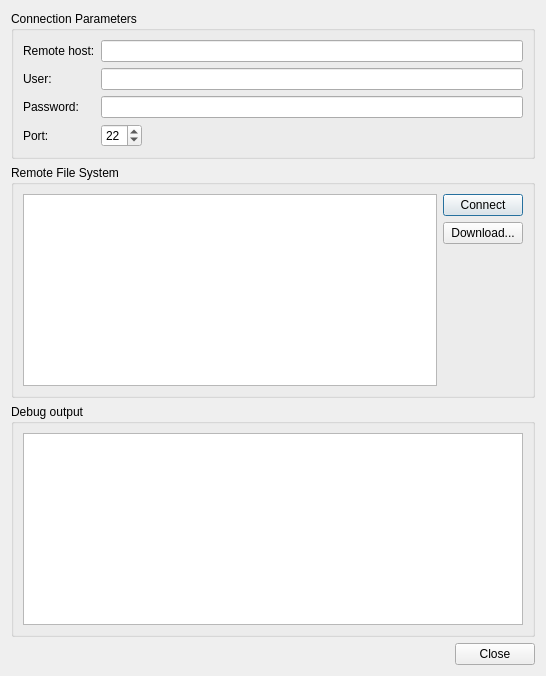
<?xml version="1.0" encoding="UTF-8"?>
<ui version="4.0">
 <class>Window</class>
 <widget class="QDialog" name="Window">
  <property name="geometry">
   <rect>
    <x>0</x>
    <y>0</y>
    <width>546</width>
    <height>676</height>
   </rect>
  </property>
  <property name="windowTitle">
   <string>Dialog</string>
  </property>
  <layout class="QVBoxLayout" name="verticalLayout_3">
   <item>
    <widget class="QGroupBox" name="groupBox">
     <property name="title">
      <string>Connection Parameters</string>
     </property>
     <layout class="QFormLayout" name="formLayout">
      <item row="0" column="0">
       <widget class="QLabel" name="label">
        <property name="text">
         <string>Remote host:</string>
        </property>
       </widget>
      </item>
      <item row="0" column="1">
       <widget class="QLineEdit" name="hostLineEdit"/>
      </item>
      <item row="1" column="0">
       <widget class="QLabel" name="label_3">
        <property name="text">
         <string>User:</string>
        </property>
       </widget>
      </item>
      <item row="1" column="1">
       <widget class="QLineEdit" name="userLineEdit"/>
      </item>
      <item row="2" column="0">
       <widget class="QLabel" name="label_4">
        <property name="text">
         <string>Password:</string>
        </property>
       </widget>
      </item>
      <item row="2" column="1">
       <widget class="QLineEdit" name="passwordLineEdit">
        <property name="echoMode">
         <enum>QLineEdit::Password</enum>
        </property>
       </widget>
      </item>
      <item row="3" column="0">
       <widget class="QLabel" name="label_2">
        <property name="text">
         <string>Port:</string>
        </property>
       </widget>
      </item>
      <item row="3" column="1">
       <layout class="QHBoxLayout" name="horizontalLayout">
        <item>
         <widget class="QSpinBox" name="portSpinBox">
          <property name="value">
           <number>22</number>
          </property>
         </widget>
        </item>
        <item>
         <spacer name="horizontalSpacer">
          <property name="orientation">
           <enum>Qt::Horizontal</enum>
          </property>
          <property name="sizeHint" stdset="0">
           <size>
            <width>40</width>
            <height>20</height>
           </size>
          </property>
         </spacer>
        </item>
       </layout>
      </item>
     </layout>
    </widget>
   </item>
   <item>
    <widget class="QGroupBox" name="groupBox_2">
     <property name="title">
      <string>Remote File System</string>
     </property>
     <layout class="QVBoxLayout" name="verticalLayout_4">
      <item>
       <layout class="QHBoxLayout" name="horizontalLayout_3">
        <item>
         <widget class="QTreeView" name="fsView">
          <property name="sizePolicy">
           <sizepolicy hsizetype="Expanding" vsizetype="Expanding">
            <horstretch>1</horstretch>
            <verstretch>1</verstretch>
           </sizepolicy>
          </property>
         </widget>
        </item>
        <item>
         <layout class="QVBoxLayout" name="verticalLayout_2">
          <item>
           <widget class="QPushButton" name="connectButton">
            <property name="text">
             <string>Connect</string>
            </property>
           </widget>
          </item>
          <item>
           <widget class="QPushButton" name="downloadButton">
            <property name="text">
             <string>Download...</string>
            </property>
           </widget>
          </item>
          <item>
           <spacer name="verticalSpacer">
            <property name="orientation">
             <enum>Qt::Vertical</enum>
            </property>
            <property name="sizeHint" stdset="0">
             <size>
              <width>20</width>
              <height>40</height>
             </size>
            </property>
           </spacer>
          </item>
         </layout>
        </item>
       </layout>
      </item>
     </layout>
    </widget>
   </item>
   <item>
    <widget class="QGroupBox" name="groupBox_3">
     <property name="title">
      <string>Debug output</string>
     </property>
     <layout class="QVBoxLayout" name="verticalLayout">
      <item>
       <widget class="QPlainTextEdit" name="outputTextEdit"/>
      </item>
     </layout>
    </widget>
   </item>
   <item>
    <layout class="QHBoxLayout" name="horizontalLayout_2">
     <item>
      <widget class="QDialogButtonBox" name="buttonBox">
       <property name="orientation">
        <enum>Qt::Horizontal</enum>
       </property>
       <property name="standardButtons">
        <set>QDialogButtonBox::Close</set>
       </property>
      </widget>
     </item>
    </layout>
   </item>
  </layout>
 </widget>
 <resources/>
 <connections>
  <connection>
   <sender>buttonBox</sender>
   <signal>rejected()</signal>
   <receiver>Window</receiver>
   <slot>reject()</slot>
   <hints>
    <hint type="sourcelabel">
     <x>316</x>
     <y>260</y>
    </hint>
    <hint type="destinationlabel">
     <x>286</x>
     <y>274</y>
    </hint>
   </hints>
  </connection>
  <connection>
   <sender>buttonBox</sender>
   <signal>accepted()</signal>
   <receiver>Window</receiver>
   <slot>accept()</slot>
   <hints>
    <hint type="sourcelabel">
     <x>248</x>
     <y>254</y>
    </hint>
    <hint type="destinationlabel">
     <x>157</x>
     <y>274</y>
    </hint>
   </hints>
  </connection>
 </connections>
</ui>
